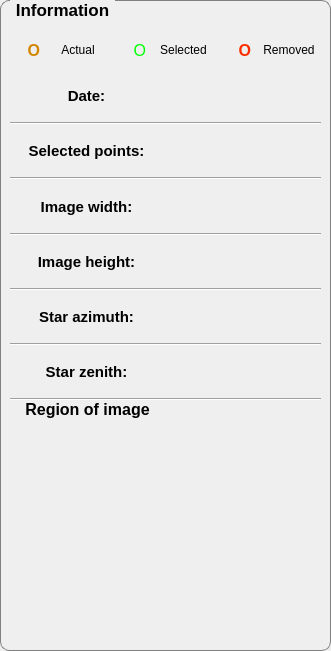
                    <widget class="QGroupBox" name="info">
                        <property name="enabled">
                            <bool>true</bool>
                        </property>
                        <property name="geometry">
                            <rect>
                                <x>910</x>
                                <y>130</y>
                                <width>331</width>
                                <height>651</height>
                            </rect>
                        </property>
                        <property name="font">
                            <font>
                                <pointsize>13</pointsize>
                                <weight>75</weight>
                                <bold>true</bold>
                            </font>
                        </property>
                        <property name="autoFillBackground">
                            <bool>false</bool>
                        </property>
                        <property name="styleSheet">
                            <string notr="true">QGroupBox {
                                border: 1px solid gray;
                                border-radius: 9px;
                                margin-top: 0.5em;
                                }

                                QGroupBox::title {
                                subcontrol-origin: margin;
                                left: 10px;
                                padding: 0 3px 0 3px;
                                }
                            </string>
                        </property>
                        <property name="title">
                            <string>Information</string>
                        </property>
                        <property name="alignment">
                            <set>Qt::AlignHCenter|Qt::AlignTop</set>
                        </property>
                        <property name="flat">
                            <bool>false</bool>
                        </property>
                        <widget class="QWidget" name="verticalLayoutWidget_5">
                            <property name="geometry">
                                <rect>
                                    <x>10</x>
                                    <y>30</y>
                                    <width>311</width>
                                    <height>371</height>
                                </rect>
                            </property>
                            <layout class="QVBoxLayout" name="verticalLayout_31">
                                <item>
                                    <layout class="QHBoxLayout" name="horizontalLayout_40">
                                        <item>
                                            <layout class="QHBoxLayout" name="horizontalLayout_39">
                                                <item>
                                                    <widget class="QLabel" name="label_18">
                                                        <property name="maximumSize">
                                                            <size>
                                                                <width>30</width>
                                                                <height>16777215</height>
                                                            </size>
                                                        </property>
                                                        <property name="font">
                                                            <font>
                                                                <pointsize>12</pointsize>
                                                                <weight>75</weight>
                                                                <bold>true</bold>
                                                            </font>
                                                        </property>
                                                        <property name="styleSheet">
                                                            <string notr="true">color: rgb(211, 134, 0)</string>
                                                        </property>
                                                        <property name="text">
                                                            <string>O</string>
                                                        </property>
                                                        <property name="alignment">
                                                            <set>Qt::AlignRight|Qt::AlignTrailing|Qt::AlignVCenter</set>
                                                        </property>
                                                    </widget>
                                                </item>
                                                <item>
                                                    <widget class="QLabel" name="label_19">
                                                        <property name="font">
                                                            <font>
                                                                <pointsize>9</pointsize>
                                                            </font>
                                                        </property>
                                                        <property name="text">
                                                            <string>Actual</string>
                                                        </property>
                                                        <property name="alignment">
                                                            <set>Qt::AlignCenter</set>
                                                        </property>
                                                    </widget>
                                                </item>
                                            </layout>
                                        </item>
                                        <item>
                                            <layout class="QHBoxLayout" name="horizontalLayout_25">
                                                <item>
                                                    <widget class="QLabel" name="label_14">
                                                        <property name="maximumSize">
                                                            <size>
                                                                <width>30</width>
                                                                <height>16777215</height>
                                                            </size>
                                                        </property>
                                                        <property name="font">
                                                            <font>
                                                                <pointsize>12</pointsize>
                                                            </font>
                                                        </property>
                                                        <property name="styleSheet">
                                                            <string notr="true">color: rgb(0, 255, 0)</string>
                                                        </property>
                                                        <property name="text">
                                                            <string>O</string>
                                                        </property>
                                                        <property name="alignment">
                                                            <set>Qt::AlignRight|Qt::AlignTrailing|Qt::AlignVCenter</set>
                                                        </property>
                                                    </widget>
                                                </item>
                                                <item>
                                                    <widget class="QLabel" name="label_15">
                                                        <property name="font">
                                                            <font>
                                                                <pointsize>9</pointsize>
                                                            </font>
                                                        </property>
                                                        <property name="text">
                                                            <string>Selected</string>
                                                        </property>
                                                        <property name="alignment">
                                                            <set>Qt::AlignCenter</set>
                                                        </property>
                                                    </widget>
                                                </item>
                                            </layout>
                                        </item>
                                        <item>
                                            <layout class="QHBoxLayout" name="horizontalLayout_26">
                                                <item>
                                                    <widget class="QLabel" name="label_16">
                                                        <property name="maximumSize">
                                                            <size>
                                                                <width>30</width>
                                                                <height>16777215</height>
                                                            </size>
                                                        </property>
                                                        <property name="font">
                                                            <font>
                                                                <pointsize>12</pointsize>
                                                                <weight>75</weight>
                                                                <bold>true</bold>
                                                            </font>
                                                        </property>
                                                        <property name="styleSheet">
                                                            <string notr="true">color: rgb(255, 46, 0)</string>
                                                        </property>
                                                        <property name="text">
                                                            <string>O</string>
                                                        </property>
                                                        <property name="alignment">
                                                            <set>Qt::AlignRight|Qt::AlignTrailing|Qt::AlignVCenter</set>
                                                        </property>
                                                    </widget>
                                                </item>
                                                <item>
                                                    <widget class="QLabel" name="label_17">
                                                        <property name="font">
                                                            <font>
                                                                <pointsize>9</pointsize>
                                                            </font>
                                                        </property>
                                                        <property name="text">
                                                            <string>Removed</string>
                                                        </property>
                                                        <property name="alignment">
                                                            <set>Qt::AlignCenter</set>
                                                        </property>
                                                    </widget>
                                                </item>
                                            </layout>
                                        </item>
                                    </layout>
                                </item>
                                <item>
                                    <layout class="QHBoxLayout" name="horizontalLayout_27">
                                        <item>
                                            <widget class="QLabel" name="label_date">
                                                <property name="font">
                                                    <font>
                                                        <pointsize>11</pointsize>
                                                        <weight>75</weight>
                                                        <bold>true</bold>
                                                    </font>
                                                </property>
                                                <property name="text">
                                                    <string>Date:</string>
                                                </property>
                                                <property name="alignment">
                                                    <set>Qt::AlignCenter</set>
                                                </property>
                                            </widget>
                                        </item>
                                        <item>
                                            <widget class="QLabel" name="date">
                                                <property name="font">
                                                    <font>
                                                        <pointsize>11</pointsize>
                                                        <weight>75</weight>
                                                        <bold>true</bold>
                                                    </font>
                                                </property>
                                                <property name="text">
                                                    <string/>
                                                </property>
                                            </widget>
                                        </item>
                                    </layout>
                                </item>
                                <item>
                                    <widget class="Line" name="line_31">
                                        <property name="orientation">
                                            <enum>Qt::Horizontal</enum>
                                        </property>
                                    </widget>
                                </item>
                                <item>
                                    <layout class="QHBoxLayout" name="horizontalLayout_28">
                                        <item>
                                            <widget class="QLabel" name="label_points">
                                                <property name="enabled">
                                                    <bool>true</bool>
                                                </property>
                                                <property name="font">
                                                    <font>
                                                        <pointsize>11</pointsize>
                                                        <weight>75</weight>
                                                        <bold>true</bold>
                                                    </font>
                                                </property>
                                                <property name="text">
                                                    <string>Selected points:</string>
                                                </property>
                                                <property name="alignment">
                                                    <set>Qt::AlignCenter</set>
                                                </property>
                                            </widget>
                                        </item>
                                        <item>
                                            <widget class="QLabel" name="selected_points">
                                                <property name="font">
                                                    <font>
                                                        <pointsize>11</pointsize>
                                                        <weight>75</weight>
                                                        <bold>true</bold>
                                                    </font>
                                                </property>
                                                <property name="text">
                                                    <string/>
                                                </property>
                                            </widget>
                                        </item>
                                    </layout>
                                </item>
                                <item>
                                    <widget class="Line" name="line_34">
                                        <property name="orientation">
                                            <enum>Qt::Horizontal</enum>
                                        </property>
                                    </widget>
                                </item>
                                <item>
                                    <layout class="QHBoxLayout" name="horizontalLayout_31">
                                        <item>
                                            <widget class="QLabel" name="label_info_width">
                                                <property name="font">
                                                    <font>
                                                        <pointsize>11</pointsize>
                                                        <weight>75</weight>
                                                        <bold>true</bold>
                                                    </font>
                                                </property>
                                                <property name="text">
                                                    <string>Image width:</string>
                                                </property>
                                                <property name="alignment">
                                                    <set>Qt::AlignCenter</set>
                                                </property>
                                            </widget>
                                        </item>
                                        <item>
                                            <widget class="QLabel" name="img_width_info">
                                                <property name="font">
                                                    <font>
                                                        <pointsize>11</pointsize>
                                                        <weight>75</weight>
                                                        <bold>true</bold>
                                                    </font>
                                                </property>
                                                <property name="text">
                                                    <string/>
                                                </property>
                                            </widget>
                                        </item>
                                    </layout>
                                </item>
                                <item>
                                    <widget class="Line" name="line_35">
                                        <property name="orientation">
                                            <enum>Qt::Horizontal</enum>
                                        </property>
                                    </widget>
                                </item>
                                <item>
                                    <layout class="QHBoxLayout" name="horizontalLayout_32">
                                        <item>
                                            <widget class="QLabel" name="label_info_height">
                                                <property name="font">
                                                    <font>
                                                        <pointsize>11</pointsize>
                                                        <weight>75</weight>
                                                        <bold>true</bold>
                                                    </font>
                                                </property>
                                                <property name="text">
                                                    <string>Image height:</string>
                                                </property>
                                                <property name="alignment">
                                                    <set>Qt::AlignCenter</set>
                                                </property>
                                            </widget>
                                        </item>
                                        <item>
                                            <widget class="QLabel" name="img_height_info">
                                                <property name="font">
                                                    <font>
                                                        <pointsize>11</pointsize>
                                                        <weight>75</weight>
                                                        <bold>true</bold>
                                                    </font>
                                                </property>
                                                <property name="text">
                                                    <string/>
                                                </property>
                                            </widget>
                                        </item>
                                    </layout>
                                </item>
                                <item>
                                    <widget class="Line" name="line_32">
                                        <property name="orientation">
                                            <enum>Qt::Horizontal</enum>
                                        </property>
                                    </widget>
                                </item>
                                <item>
                                    <layout class="QHBoxLayout" name="horizontalLayout_29">
                                        <item>
                                            <widget class="QLabel" name="label_info_azimut">
                                                <property name="font">
                                                    <font>
                                                        <pointsize>11</pointsize>
                                                        <weight>75</weight>
                                                        <bold>true</bold>
                                                    </font>
                                                </property>
                                                <property name="text">
                                                    <string>Star azimuth:</string>
                                                </property>
                                                <property name="alignment">
                                                    <set>Qt::AlignCenter</set>
                                                </property>
                                            </widget>
                                        </item>
                                        <item>
                                            <widget class="QLabel" name="azimut_info">
                                                <property name="font">
                                                    <font>
                                                        <pointsize>11</pointsize>
                                                        <weight>75</weight>
                                                        <bold>true</bold>
                                                    </font>
                                                </property>
                                                <property name="text">
                                                    <string/>
                                                </property>
                                            </widget>
                                        </item>
                                    </layout>
                                </item>
                                <item>
                                    <widget class="Line" name="line_36">
                                        <property name="orientation">
                                            <enum>Qt::Horizontal</enum>
                                        </property>
                                    </widget>
                                </item>
                                <item>
                                    <layout class="QHBoxLayout" name="horizontalLayout_30">
                                        <item>
                                            <widget class="QLabel" name="label_info_zenit">
                                                <property name="font">
                                                    <font>
                                                        <pointsize>11</pointsize>
                                                        <weight>75</weight>
                                                        <bold>true</bold>
                                                    </font>
                                                </property>
                                                <property name="text">
                                                    <string>Star zenith:</string>
                                                </property>
                                                <property name="alignment">
                                                    <set>Qt::AlignCenter</set>
                                                </property>
                                            </widget>
                                        </item>
                                        <item>
                                            <widget class="QLabel" name="zenit_info">
                                                <property name="font">
                                                    <font>
                                                        <pointsize>11</pointsize>
                                                        <weight>75</weight>
                                                        <bold>true</bold>
                                                    </font>
                                                </property>
                                                <property name="text">
                                                    <string/>
                                                </property>
                                            </widget>
                                        </item>
                                    </layout>
                                </item>
                                <item>
                                    <widget class="Line" name="line_33">
                                        <property name="orientation">
                                            <enum>Qt::Horizontal</enum>
                                        </property>
                                    </widget>
                                </item>
                            </layout>
                        </widget>
                        <widget class="QGroupBox" name="region_group">
                            <property name="geometry">
                                <rect>
                                    <x>10</x>
                                    <y>400</y>
                                    <width>309</width>
                                    <height>241</height>
                                </rect>
                            </property>
                            <property name="font">
                                <font>
                                    <pointsize>12</pointsize>
                                    <weight>75</weight>
                                    <bold>true</bold>
                                </font>
                            </property>
                            <property name="autoFillBackground">
                                <bool>false</bool>
                            </property>
                            <property name="styleSheet">
                                <string notr="true">QGroupBox {
                                    border: 0px solid gray;
                                    border-radius: 9px;
                                    margin-top: 0.5em;
                                    }
                                    QGroupBox::title {
                                    subcontrol-origin: margin;
                                    left: 10px;
                                    padding: 0 3px 0 3px;
                                    }
                                </string>
                            </property>
                            <property name="title">
                                <string>Region of image</string>
                            </property>
                            <property name="alignment">
                                <set>Qt::AlignHCenter|Qt::AlignTop</set>
                            </property>
                            <property name="flat">
                                <bool>false</bool>
                            </property>
                            <widget class="QLabel" name="region_img">
                                <property name="geometry">
                                    <rect>
                                        <x>0</x>
                                        <y>20</y>
                                        <width>311</width>
                                        <height>221</height>
                                    </rect>
                                </property>
                                <property name="text">
                                    <string/>
                                </property>
                            </widget>
                        </widget>
                    </widget>
